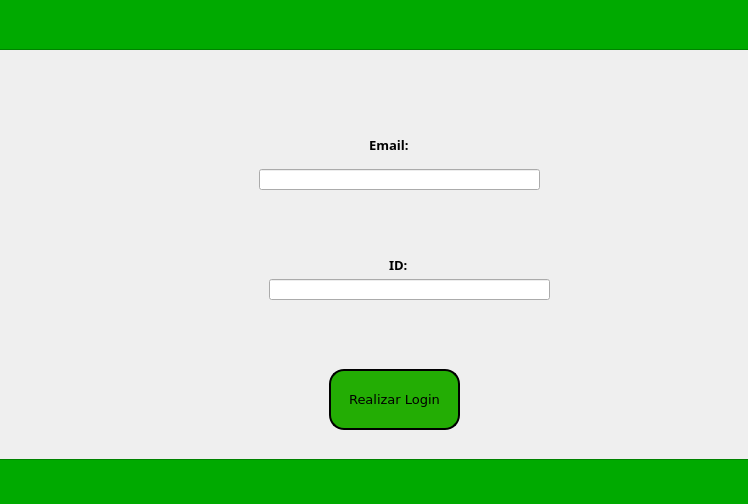
<?xml version="1.0" encoding="UTF-8"?>
<ui version="4.0">
 <class>Dialog</class>
 <widget class="QDialog" name="Dialog">
  <property name="geometry">
   <rect>
    <x>0</x>
    <y>0</y>
    <width>748</width>
    <height>504</height>
   </rect>
  </property>
  <property name="windowTitle">
   <string>Dialog</string>
  </property>
  <widget class="QFrame" name="frame">
   <property name="geometry">
    <rect>
     <x>-11</x>
     <y>-11</y>
     <width>761</width>
     <height>531</height>
    </rect>
   </property>
   <property name="frameShape">
    <enum>QFrame::StyledPanel</enum>
   </property>
   <property name="frameShadow">
    <enum>QFrame::Raised</enum>
   </property>
   <widget class="QFrame" name="verdeCima">
    <property name="geometry">
     <rect>
      <x>0</x>
      <y>10</y>
      <width>771</width>
      <height>51</height>
     </rect>
    </property>
    <property name="styleSheet">
     <string notr="true">background-color: rgb(0, 170, 0);</string>
    </property>
    <property name="frameShape">
     <enum>QFrame::StyledPanel</enum>
    </property>
    <property name="frameShadow">
     <enum>QFrame::Raised</enum>
    </property>
   </widget>
   <widget class="QFrame" name="verdeCima_2">
    <property name="geometry">
     <rect>
      <x>0</x>
      <y>470</y>
      <width>771</width>
      <height>51</height>
     </rect>
    </property>
    <property name="styleSheet">
     <string notr="true">background-color: rgb(0, 170, 0);</string>
    </property>
    <property name="frameShape">
     <enum>QFrame::StyledPanel</enum>
    </property>
    <property name="frameShadow">
     <enum>QFrame::Raised</enum>
    </property>
   </widget>
   <widget class="QPushButton" name="btnLogin">
    <property name="geometry">
     <rect>
      <x>340</x>
      <y>380</y>
      <width>131</width>
      <height>61</height>
     </rect>
    </property>
    <property name="font">
     <font>
      <family>Verdana</family>
      <pointsize>10</pointsize>
      <weight>50</weight>
      <bold>false</bold>
     </font>
    </property>
    <property name="styleSheet">
     <string notr="true">background-color: rgb(35, 173, 4);
border-radius: 15px;
 border: 2px solid black;</string>
    </property>
    <property name="text">
     <string>Realizar Login</string>
    </property>
   </widget>
   <widget class="QLabel" name="labNome">
    <property name="geometry">
     <rect>
      <x>380</x>
      <y>140</y>
      <width>61</width>
      <height>31</height>
     </rect>
    </property>
    <property name="font">
     <font>
      <family>Segoe UI Black</family>
      <pointsize>10</pointsize>
      <weight>75</weight>
      <bold>true</bold>
     </font>
    </property>
    <property name="text">
     <string>Email:</string>
    </property>
   </widget>
   <widget class="QLabel" name="labNome_2">
    <property name="geometry">
     <rect>
      <x>400</x>
      <y>260</y>
      <width>31</width>
      <height>31</height>
     </rect>
    </property>
    <property name="font">
     <font>
      <family>Segoe UI Black</family>
      <pointsize>10</pointsize>
      <weight>75</weight>
      <bold>true</bold>
     </font>
    </property>
    <property name="text">
     <string>ID:</string>
    </property>
   </widget>
   <widget class="QLineEdit" name="lineEmail">
    <property name="geometry">
     <rect>
      <x>270</x>
      <y>180</y>
      <width>281</width>
      <height>21</height>
     </rect>
    </property>
   </widget>
   <widget class="QLineEdit" name="lineID">
    <property name="geometry">
     <rect>
      <x>280</x>
      <y>290</y>
      <width>281</width>
      <height>21</height>
     </rect>
    </property>
   </widget>
  </widget>
 </widget>
 <resources/>
 <connections/>
</ui>
